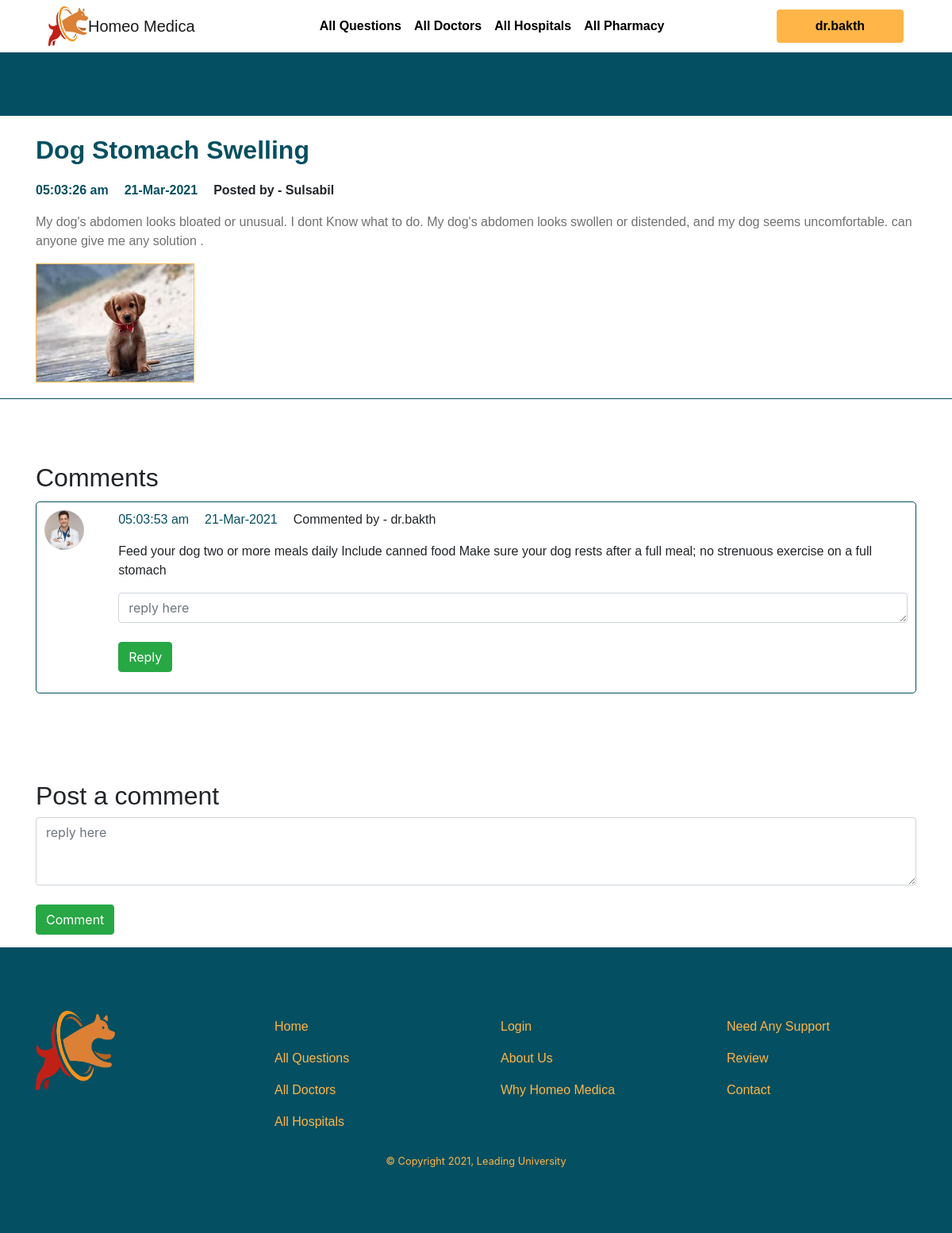
The app's page /userview/single-question.php?id=28 (signed in) with its own data.
### tables this page shows
CREATE TABLE `posts` (
  `id` bigint(20) UNSIGNED NOT NULL,
  `title` varchar(255) NOT NULL,
  `description` longtext DEFAULT NULL,
  `animal_type` varchar(255) DEFAULT NULL,
  `user_id` bigint(20) UNSIGNED NOT NULL,
  `doctor_id` bigint(20) UNSIGNED DEFAULT NULL,
  `is_answered` tinyint(1) NOT NULL DEFAULT 0,
  `view_count` int(11) NOT NULL DEFAULT 0,
  `created_at` timestamp NULL DEFAULT NULL,
  `updated_at` timestamp NULL DEFAULT NULL
);

CREATE TABLE `users` (
  `id` bigint(20) UNSIGNED NOT NULL,
  `name` varchar(255) NOT NULL,
  `email` varchar(255) NOT NULL,
  `user_type` varchar(255) NOT NULL DEFAULT 'user',
  `phone` varchar(255) DEFAULT NULL,
  `address` varchar(255) DEFAULT NULL,
  `specialists` varchar(255) DEFAULT NULL,
  `password` varchar(255) NOT NULL,
  `created_at` timestamp NULL DEFAULT NULL,
  `updated_at` timestamp NULL DEFAULT NULL
);

CREATE TABLE `images` (
  `id` bigint(20) UNSIGNED NOT NULL,
  `url` varchar(255) NOT NULL,
  `image_src` varchar(255) NOT NULL,
  `user_id` bigint(20) UNSIGNED NOT NULL,
  `created_at` timestamp NULL DEFAULT NULL,
  `updated_at` timestamp NULL DEFAULT NULL
);

CREATE TABLE `comments` (
  `id` bigint(20) UNSIGNED NOT NULL,
  `post_id` bigint(20) UNSIGNED NOT NULL,
  `user_id` bigint(20) UNSIGNED NOT NULL,
  `message` text NOT NULL,
  `created_at` timestamp NULL DEFAULT NULL,
  `updated_at` timestamp NULL DEFAULT NULL
);

### userview/single-question.php (the view, shortened to what the rows shown need)
<?php
include '../auth/Session.php';
if (isset($_GET['id'])) {
    $pageId = $_GET['id'];
    include "../post/PostController.php";
    $response = PostController::getSinglePostById($pageId);
}
?>
<!DOCTYPE html>
<html lang="en">
<head>
    <link rel="stylesheet" href="https://maxcdn.bootstrapcdn.com/bootstrap/4.0.0/css/bootstrap.min.css" />
    <link rel="stylesheet" href="https://cdnjs.cloudflare.com/ajax/libs/font-awesome/5.15.2/css/all.min.css" />
    <link rel="stylesheet" href="./resources/css/style.css" />
    <link rel="stylesheet" href="./resources/css/responsive.css" />
</head>
<body>
    <br>
    <div class="question-post">
        <div class="container">
            <h2 class="question-title"><?php echo $response['post']['title']; ?></h2>
            <div class="question-posted">
                <p class="question-posted-time">
                    <?php echo date_format(date_create($response['post']['created_at']), "h:m:s a"); ?>
                </p>
                <p class="question-posted-date">
                    <?php echo date_format(date_create($response['post']['created_at']), "d-M-Y"); ?>
                </p>
                <p class="font-weight-bold">Posted by -
                    <?php echo ucwords($response['post']['user']['name']); ?>
                </p>
            </div>
            <p class="question-description"><?php echo $response['post']['description']; ?></p>
            <div class="question-images">
                <?php
                $result = $response['post']['images'];
                for ($x = 0; $x < count($result); $x++) {
                ?>
                    <div id="showImageBtn" data-id="<?php echo $x; ?>" type="button" data-toggle="modal" data-target="#exampleModal">
                        <img src="uploads/<?php echo $result[$x]['url']; ?>" alt="<?php echo $result[$x]['url']; ?>" id="getImageUrl<?php echo $x; ?>" />
                    </div>
                <?php
                }
                ?>
            </div>
        </div>
    </div>
    <div class="section question-comments">
        <div class="container">
            <h2>Comments</h2>
            <?php
            if (!isset($response['post']['comments'])) {
            ?>
                <br>
                <h1 style="color: red">No Comment Found</h1>
                <br>
            <?php
            } else {
            ?>
                <div class="all-comments">
                    <?php
                    $result = $response['post']['comments'];
                    for ($x = 0; $x < count($result); $x++) {
                    ?>
                        <div class="single-comment">
                            <div class="comment">
                                <div class="row">
                                    <div class="col-md-1">
                                        <img class="comment-pro-pic" <?php
                                                                        if (PostController::getPostImage($result[$x]['user']['id'], $result[$x]['user']['user_type']) == null) {
                                                                        ?> src="./resources/images/doc-1.png" <?php
                                                                                                            } else {
                                                                                                                ?> src="uploads/<?php echo PostController::getPostImage($result[$x]['user']['id'], $result[$x]['user']['user_type']); ?>" <?php
                                                                                                                                                                                                                                        }
                                                                                                                                                                                                                                            ?> alt="" />
                                    </div>
                                    <div class="col-md-11">
                                        <div class="comment-posted">
                                            <p class="comment-posted-time">
                                                <?php echo date_format(date_create($result[$x]['created_at']), "h:m:s a"); ?>
                                            </p>
                                            <p class="comment-posted-date">
                                                <?php echo date_format(date_create($result[$x]['created_at']), "d-M-Y"); ?>
                                            </p>
                                            <p>Commented by - <?php echo $result[$x]['user']['name']; ?>
                                            </p>
                                        </div>
                                        <p class="comment-body">
                                            <?php echo $result[$x]['message']; ?>
                                        </p>
                                        <?php
                                        if (Session::get('id')) {
                                        ?>
                                            <div class="new-reply">
                                                <form id="reply-data-<?php echo $x; ?>" enctype="multipart/form-data" method="post">
                                                    <div class="form-group">
                                                        <textarea class="form-control" id="message" rows="1" placeholder="reply here" name="message"></textarea>
                                                        <br>
                                                        <button id="replyComment" type="submit" class="btn btn-success" data-id="<?php echo $x; ?>">
                                                            Reply
                                                        </button>
                                                    </div>
                                                </form>
                                            </div>
                                        <?php
                                        }
                                        ?>
                                    </div>
                                </div>
                            </div>
                        </div>
                    <?php
                    }
                    ?>
                </div>
            <?php
            }
            ?>
        </div>
    </div>
    <?php
    if (Session::get('id') != false) {
    ?>
        <div class="post-comment">
            <div class="container">
                <h2>Post a comment</h2>
            </div>
        </div>
    <?php
    }
    ?>
</body>
</html>

### records on screen
posts: title "Dog Stomach Swelling", view_count+created_at "05:03:26 am", view_count+created_at "21-Mar-2021", view_count.name "Sulsabil", view_count+description "My dog's abdomen looks bloated or unusual. I dont Know what to do. My dog's abdomen looks swollen or distended, and my dog seems uncomfortable. can anyone give me any solution .", view_count.url (picture)
users: id+user_type (picture), name "dr.bakth"
comments: created_at "05:03:53 am", created_at "21-Mar-2021", message "Feed your dog two or more meals daily Include canned food Make sure your dog rests after a full meal; no strenuous exercise on a full stomach"

### other values on screen
Session::get('name') "dr.bakth"
